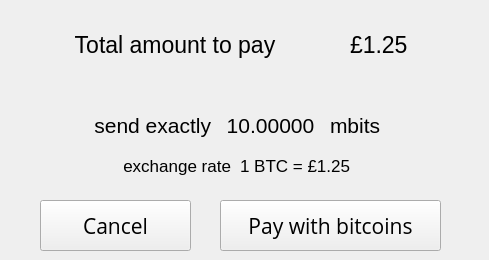
   <widget class="QWidget" name="pay_info_scrn">
    <widget class="QPushButton" name="pinfo_cancel_btn">
     <property name="geometry">
      <rect>
       <x>40</x>
       <y>200</y>
       <width>151</width>
       <height>51</height>
      </rect>
     </property>
     <property name="font">
      <font>
       <family>Open Sans</family>
       <pointsize>16</pointsize>
      </font>
     </property>
     <property name="text">
      <string>Cancel</string>
     </property>
    </widget>
    <widget class="QPushButton" name="pinfo_pay_btn">
     <property name="geometry">
      <rect>
       <x>220</x>
       <y>200</y>
       <width>221</width>
       <height>51</height>
      </rect>
     </property>
     <property name="font">
      <font>
       <family>Open Sans</family>
       <pointsize>16</pointsize>
      </font>
     </property>
     <property name="text">
      <string>Pay with bitcoins</string>
     </property>
    </widget>
    <widget class="QLabel" name="pinfo_desc_lbl">
     <property name="geometry">
      <rect>
       <x>0</x>
       <y>0</y>
       <width>350</width>
       <height>90</height>
      </rect>
     </property>
     <property name="font">
      <font>
       <pointsize>17</pointsize>
      </font>
     </property>
     <property name="text">
      <string>Total amount to pay</string>
     </property>
     <property name="alignment">
      <set>Qt::AlignCenter</set>
     </property>
    </widget>
    <widget class="QLabel" name="pinfo_btc1_lbl">
     <property name="geometry">
      <rect>
       <x>60</x>
       <y>110</y>
       <width>151</width>
       <height>31</height>
      </rect>
     </property>
     <property name="font">
      <font>
       <pointsize>16</pointsize>
      </font>
     </property>
     <property name="text">
      <string>send exactly</string>
     </property>
     <property name="alignment">
      <set>Qt::AlignRight|Qt::AlignTrailing|Qt::AlignVCenter</set>
     </property>
    </widget>
    <widget class="QLabel" name="pinfo_btc_amount_lbl">
     <property name="geometry">
      <rect>
       <x>220</x>
       <y>110</y>
       <width>101</width>
       <height>31</height>
      </rect>
     </property>
     <property name="font">
      <font>
       <pointsize>16</pointsize>
       <weight>50</weight>
       <bold>false</bold>
      </font>
     </property>
     <property name="text">
      <string>10.00000</string>
     </property>
     <property name="alignment">
      <set>Qt::AlignCenter</set>
     </property>
    </widget>
    <widget class="QLabel" name="pinfo_btc2_lbl">
     <property name="geometry">
      <rect>
       <x>330</x>
       <y>110</y>
       <width>121</width>
       <height>31</height>
      </rect>
     </property>
     <property name="font">
      <font>
       <pointsize>16</pointsize>
      </font>
     </property>
     <property name="text">
      <string>mbits</string>
     </property>
    </widget>
    <widget class="QLabel" name="pinfo_xrate_lbl">
     <property name="geometry">
      <rect>
       <x>80</x>
       <y>150</y>
       <width>151</width>
       <height>31</height>
      </rect>
     </property>
     <property name="font">
      <font>
       <pointsize>13</pointsize>
      </font>
     </property>
     <property name="text">
      <string>exchange rate</string>
     </property>
     <property name="alignment">
      <set>Qt::AlignRight|Qt::AlignTrailing|Qt::AlignVCenter</set>
     </property>
    </widget>
    <widget class="QLabel" name="pinfo_xrate_amount_lbl">
     <property name="geometry">
      <rect>
       <x>240</x>
       <y>150</y>
       <width>161</width>
       <height>31</height>
      </rect>
     </property>
     <property name="font">
      <font>
       <pointsize>13</pointsize>
       <weight>50</weight>
       <bold>false</bold>
      </font>
     </property>
     <property name="text">
      <string>1 BTC = £1.25</string>
     </property>
    </widget>
    <widget class="QLabel" name="pinfo_fiat_amount_lbl">
     <property name="geometry">
      <rect>
       <x>350</x>
       <y>0</y>
       <width>130</width>
       <height>90</height>
      </rect>
     </property>
     <property name="font">
      <font>
       <pointsize>17</pointsize>
      </font>
     </property>
     <property name="text">
      <string>£1.25</string>
     </property>
     <property name="alignment">
      <set>Qt::AlignLeading|Qt::AlignLeft|Qt::AlignVCenter</set>
     </property>
    </widget>
    <widget class="QLabel" name="pinfo_icon1_lbl">
     <property name="geometry">
      <rect>
       <x>0</x>
       <y>0</y>
       <width>31</width>
       <height>31</height>
      </rect>
     </property>
     <property name="text">
      <string/>
     </property>
    </widget>
   </widget>
